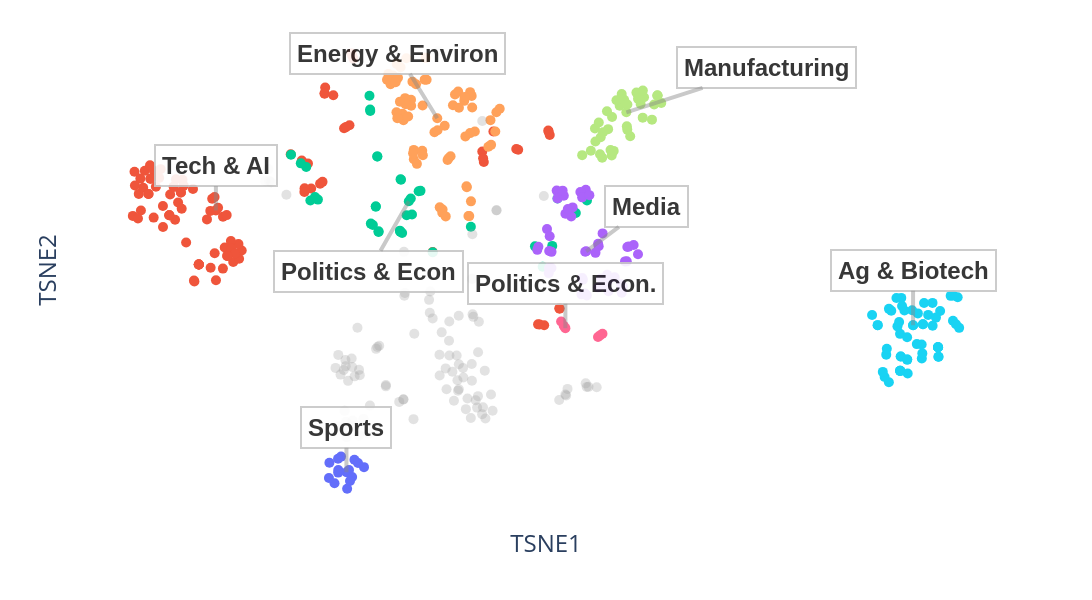

The cell this chart's notebook holds for it:
### Code cell
from typing import Optional
import os
import pandas as pd
import numpy as np
from datasets import load_dataset
from sentence_transformers import SentenceTransformer
from sklearn.manifold import TSNE
from sklearn.metrics import pairwise_distances
import plotly.express as px
import plotly.graph_objects as go

def analyze_model_topics(csv_path: str = "llama_70b/meta_llama_Meta_Llama_3.1_70B_Instruct_Turbo_20250126_212255.csv") -> pd.DataFrame:
    """
    Combines a base dataset (iteration < 0, plotted in very light grey) with a model CSV (iteration >= 0).
    We color the scatter plot by topic groups. We also compute a topic group per row
    (except base), then annotate each group with its medoid (rather than centroid).

    Returns:
        A pandas DataFrame containing TSNE embeddings and other columns.
    """

    # 1) Load the base dataset; mark iteration < 0
    # ds_base = load_dataset("prithvi3/consistency_250_test")
    ds_base = load_dataset("prithvi3/cond_100_test")
    base_test = ds_base["test"]
    base_questions = []
    for idx, item in enumerate(base_test):
        base_questions.append({
            "question_body": item["P_and_Q_body"],
            "topic": None,  # No explicit topic for base
            "iteration": -1,
            "generator_model": "Base"
        })
    base_df = pd.DataFrame(base_questions)

    # 2) Load CSV data
    model_df = pd.read_csv(csv_path).dropna(subset=["question_body"]).copy()
    if "iteration" not in model_df.columns:
        model_df["iteration"] = 0
    if "generator_model" not in model_df.columns:
        model_df["generator_model"] = "llama_70b"

    # 3) Concatenate base + model
    combined_df = pd.concat([base_df, model_df], ignore_index=True)
    combined_df.dropna(subset=["question_body"], inplace=True)

    # optionally filter for specific iterations
    # combined_df = combined_df[combined_df["iteration"].isin([8, 9, 10, 11, 12])]

    # Map topic => group (assumes a globally defined topic_to_group dict)
    def map_topic_to_group(raw_topic: Optional[str]) -> str:
        if not isinstance(raw_topic, str) or pd.isna(raw_topic):
            return "Other"
        return topic_to_group.get(raw_topic.lower(), "Other")

    # For iteration < 0 => label as "Base", everything else => actual group
    def label_base_or_topic(row: pd.Series) -> str:
        return "Base" if row["iteration"] < 0 else map_topic_to_group(row["topic"])

    combined_df["ColorGroup"] = combined_df.apply(label_base_or_topic, axis=1)

    # Human-friendly iteration label
    def make_label(it: int) -> str:
        return "Base" if it < 0 else f"Iteration {it}"
    combined_df["IterationLabel"] = combined_df["iteration"].apply(make_label)

    # 4) Embed
    mpnet = SentenceTransformer("sentence-transformers/all-mpnet-base-v2")
    texts = combined_df["question_body"].tolist()

    # Nicely formatted hover text
    def chunk_text_80_chars(txt: str) -> str:
        return "<br>".join([txt[i : i + 80] for i in range(0, len(txt), 80)])
    combined_df["Formatted_Question"] = [chunk_text_80_chars(tx) for tx in texts]

    embeddings = mpnet.encode(texts, show_progress_bar=True)

    tsne = TSNE(n_components=2, perplexity=30, random_state=42)
    coords = tsne.fit_transform(embeddings)
    combined_df["TSNE1"] = coords[:, 0]
    combined_df["TSNE2"] = coords[:, 1]

    # ----------------------
    # Separate base vs. non-base for different traces
    # ----------------------
    base_data = combined_df[combined_df["iteration"] < 0].copy()
    model_data = combined_df[combined_df["iteration"] >= 0].copy()

    # Plot the model data with color=ColorGroup (categorical)
    fig = px.scatter(
        model_data,
        x="TSNE1",
        y="TSNE2",
        color="ColorGroup",
        hover_data={
            "TSNE1": False,
            "TSNE2": False,
            "IterationLabel": True,
            "ColorGroup": True,
            "Formatted_Question": True
        },
        width=1100,
        height=600,
    )

    # Add base data points as an extra Scatter so they're always light grey
    fig.add_trace(
        go.Scatter(
            x=base_data["TSNE1"],
            y=base_data["TSNE2"],
            mode="markers",
            marker=dict(color="rgba(160,160,160,0.3)", size=10),
            name="Initial Static Questions",
            text=base_data["Formatted_Question"],
            hoverinfo="text",
            showlegend=False
            # showlegend=True
        )
    )

    # ----------------------
    # Annotate each topic group with its medoid (model_data only)
    # ----------------------
    groups = model_data["ColorGroup"].unique()
    for grp in groups:
        if grp == "Base" or grp == "Other":
            continue  # skip labeling base/other
        subset_df = model_data[model_data["ColorGroup"] == grp]
        if subset_df.empty:
            continue

        coords_g = subset_df[["TSNE1", "TSNE2"]].values
        dists = pairwise_distances(coords_g, metric="euclidean")
        sum_dists = dists.sum(axis=1)
        medoid_idx = np.argmin(sum_dists)
        medoid_x, medoid_y = coords_g[medoid_idx]

        fig.add_annotation(
            x=medoid_x,
            y=medoid_y,
            text=grp,
            showarrow=True,
            arrowhead=0,  # No arrowhead for a line
            arrowwidth=4,  # Increased line thickness
            arrowcolor="rgba(136,136,136,0.5)",  # Lighter back line color with 0.5 alpha
            ax=-40 if grp == "Politics & Econ" else (  # Push Politics & Econ left
                -40 if grp == "Energy & Environ" else
                -40 if grp == "AI & CS" else
                140 if grp == "Manufacturing" else  # Push Manufacturing slightly left
                60 if grp == "Media" else 0  # Push Media more right
            ),  
            ay=70 if grp == "Politics & Econ" else (
                -65 if grp == "Energy & Environ" else  # Push Energy up more
                -55 if grp == "Ag & Biotech" else  # Push Agriculture up
                -45 if grp == "Manufacturing" else  # Push Manufacturing slightly down
                -45
            ),
            font=dict(
                size=24,  # Increased font size
                color="#222",  # Darker text color
                family="Arial",  # Clean font
                weight="bold"  # Bold text
            ),
            bgcolor="white",
            bordercolor="#c7c7c7",
            borderwidth=2,  # Thicker border
            borderpad=6,  # More padding
            opacity=0.9,  # Slightly more opaque
        )
    # Layout settings
    fig.update_layout(
        plot_bgcolor="white",
        # legend=dict(
        #     yanchor="top",
        #     y=0.99,
        #     xanchor="right",
        #     x=0.99,
        #     font=dict(size=20)
        # ),
        font=dict(size=20),
        margin=dict(t=20),  # Added top margin to make room for legend
        xaxis=dict(showticklabels=False, showgrid=True),  # Remove x-axis ticks and grid
        yaxis=dict(showticklabels=False, showgrid=True)   # Remove y-axis ticks and grid
    )
    fig.update_traces(marker=dict(size=10), showlegend=False)

    fig.show()

    # ----------------------
    # Print distribution
    # ----------------------
    print("\nTopic distribution by iteration label:")
    for iteration_label in sorted(combined_df["IterationLabel"].unique()):
        subset = combined_df[combined_df["IterationLabel"] == iteration_label]
        topic_dist = subset["ColorGroup"].value_counts()
        print(f"\n{iteration_label} distribution:")
        print(topic_dist.to_string())

    return combined_df

combined_df = analyze_model_topics()
